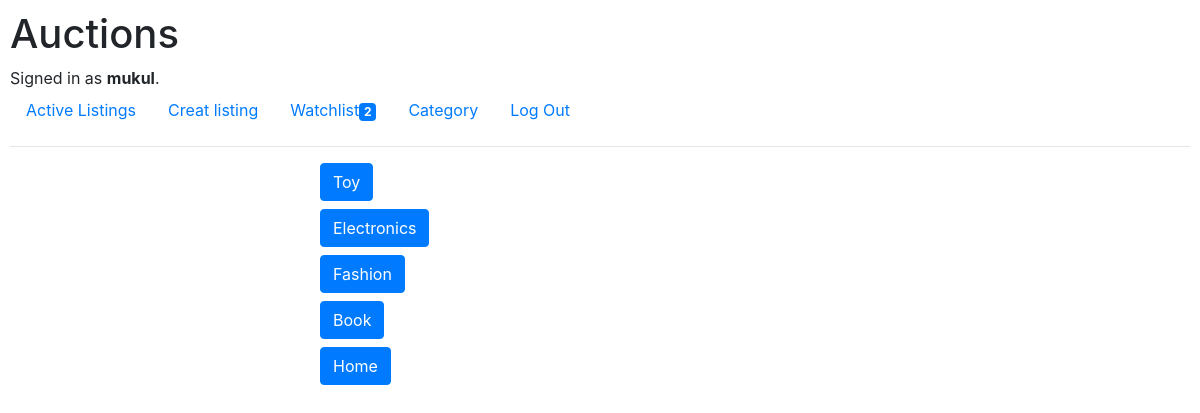
The app's page /category (signed in) with its own data.
### auctions/models.py (models this page shows)
class User(AbstractUser):
    pass

class Category(models.Model):
    category = models.CharField(max_length=60)
    def __str__(self):
        return self.category

### auctions/views.py (the view)
# urls.py: path("category", views.category, name="category"),
@login_required
def category(request):
    categorys = Category.objects.all()
    return render(request, "auctions/category.html", {
        "categorys": categorys,
        "wcount": watchCount(request),
    })

### auctions/views.py (called while the page is built)
def watchCount(request):
    if request.user.is_authenticated:
        listings = request.user.watched_listings.all()
        wcount = len(listings)
    else:
        wcount = None
    return wcount

### auctions/templates/auctions/category.html (shortened to what this page needs)
{% extends "auctions/layout.html" %}
{% block body %}
    {% for category in categorys %}
    <div class="d-grid gap-2 col-6 mx-auto mb-2">
        <a class="btn btn-primary" href="{% url 'category_view' category.id %}" role="button">{{ category }}</a>
      </div>
    {% endfor %}
{% endblock%}

### auctions/templates/auctions/layout.html (shortened to what this page needs)
{% load static %}
<!DOCTYPE html>
<html lang="en">
    <head>
        <link rel="stylesheet" href="https://stackpath.bootstrapcdn.com/bootstrap/4.4.1/css/bootstrap.min.css">
        <link href="{% static 'auctions/styles.css' %}" rel="stylesheet">
    </head>
    <body>
        <h1>Auctions</h1>
        <div>
            {% if user.is_authenticated %}
                Signed in as <strong>{{ user.username }}</strong>.
            {% else %}
                Not signed in.
            {% endif %}
        </div>
        <ul class="nav">
            <li class="nav-item">
                <a class="nav-link" href="{% url 'index' %}">Active Listings</a>
            </li>
            {% if user.is_authenticated %}
                <li class="nav-item">
                    <a class="nav-link" href="{% url 'newListing' %}">Creat listing</a>
                </li>
                <li class="nav-item">
                    <a class="nav-link" href="{% url 'watchlist' %}">Watchlist<span class="badge badge-primary">{{wcount}}</span></a>
                </li>
                <li class="nav-item">
                    <a class="nav-link" href="{% url 'category' %}">Category</a>
                </li>
                <li class="nav-item">
                    <a class="nav-link" href="{% url 'logout' %}">Log Out</a>
                </li>
            {% endif %}
        </ul>
        <hr>
        {% block body %}
        {% endblock %}
    </body>
</html>

### auctions/static/auctions/styles.css (style rules this page uses)
body { padding: 10px; }

### records on screen
User: username "mukul"
Category: category "Toy"
Category: category "Electronics"
Category: category "Fashion"
Category: category "Book"
Category: category "Home"

### other values on screen
{{ wcount }} "2"
